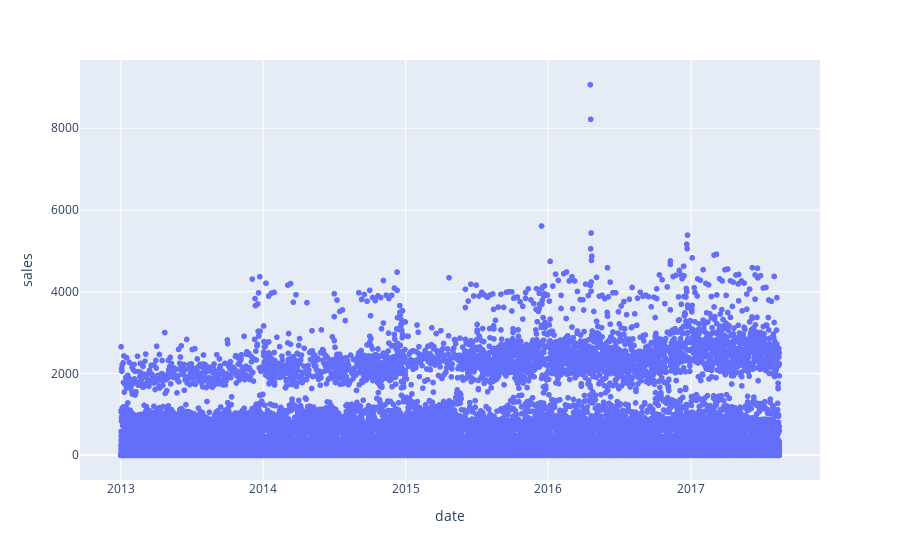

Notebook code cell kept with this figure:
### Code cell
import plotly.express as px
fig = px.scatter(train_df[train_df.store_nbr==1], x="date", y="sales")
fig.show()

### Figure 1 — Plotly figure (JSON) as saved in the notebook; plotly's stock layout.template omitted (floating-point values rounded to 4 significant figures; data arrays with more than 128 entries replaced by an {"elided": "..."} marker saying what was removed)
{"data": [{"hovertemplate": "date=%{x}<br>sales=%{y}<extra></extra>", "legendgroup": "", "marker": {"color": "#636efa", "symbol": "circle"}, "mode": "markers", "name": "", "showlegend": false, "type": "scattergl", "x": {"elided": "55572 str values"}, "xaxis": "x", "y": {"elided": "55572 float values"}, "yaxis": "y"}], "layout": {"legend": {"tracegroupgap": 0}, "margin": {"t": 60}, "xaxis": {"anchor": "y", "domain": [0, 1], "title": {"text": "date"}}, "yaxis": {"anchor": "x", "domain": [0, 1], "title": {"text": "sales"}}}}
